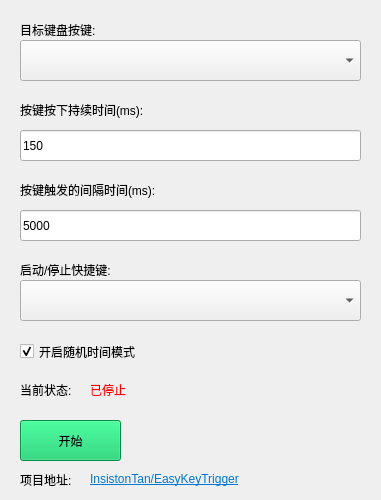
<?xml version="1.0" encoding="UTF-8"?>
<ui version="4.0">
 <class>MainWindow</class>
 <widget class="QMainWindow" name="MainWindow">
  <property name="geometry">
   <rect>
    <x>0</x>
    <y>0</y>
    <width>381</width>
    <height>500</height>
   </rect>
  </property>
  <property name="maximumSize">
   <size>
    <width>381</width>
    <height>500</height>
   </size>
  </property>
  <property name="windowTitle">
   <string/>
  </property>
  <widget class="QWidget" name="centralwidget">
   <widget class="QComboBox" name="comboBox">
    <property name="geometry">
     <rect>
      <x>20</x>
      <y>40</y>
      <width>341</width>
      <height>41</height>
     </rect>
    </property>
    <property name="sizePolicy">
     <sizepolicy hsizetype="Fixed" vsizetype="Preferred">
      <horstretch>0</horstretch>
      <verstretch>0</verstretch>
     </sizepolicy>
    </property>
    <property name="maximumSize">
     <size>
      <width>1000000</width>
      <height>1000000</height>
     </size>
    </property>
    <property name="styleSheet">
     <string notr="true">padding-left: 12px;</string>
    </property>
   </widget>
   <widget class="QLabel" name="label">
    <property name="geometry">
     <rect>
      <x>20</x>
      <y>20</y>
      <width>331</width>
      <height>19</height>
     </rect>
    </property>
    <property name="text">
     <string>目标键盘按键:</string>
    </property>
   </widget>
   <widget class="QLabel" name="label_2">
    <property name="geometry">
     <rect>
      <x>20</x>
      <y>180</y>
      <width>321</width>
      <height>19</height>
     </rect>
    </property>
    <property name="text">
     <string>按键触发的间隔时间(ms):</string>
    </property>
   </widget>
   <widget class="QLineEdit" name="lineEdit">
    <property name="geometry">
     <rect>
      <x>20</x>
      <y>210</y>
      <width>341</width>
      <height>31</height>
     </rect>
    </property>
    <property name="text">
     <string>5000</string>
    </property>
   </widget>
   <widget class="QPushButton" name="pushButton">
    <property name="geometry">
     <rect>
      <x>20</x>
      <y>420</y>
      <width>101</width>
      <height>41</height>
     </rect>
    </property>
    <property name="styleSheet">
     <string notr="true">background-color: rgb(6, 200, 99);</string>
    </property>
    <property name="text">
     <string>开始</string>
    </property>
   </widget>
   <widget class="QLabel" name="label_3">
    <property name="geometry">
     <rect>
      <x>20</x>
      <y>380</y>
      <width>69</width>
      <height>19</height>
     </rect>
    </property>
    <property name="text">
     <string>当前状态: </string>
    </property>
   </widget>
   <widget class="QLabel" name="label_4">
    <property name="geometry">
     <rect>
      <x>90</x>
      <y>380</y>
      <width>81</width>
      <height>19</height>
     </rect>
    </property>
    <property name="styleSheet">
     <string notr="true">color:red;</string>
    </property>
    <property name="text">
     <string>已停止</string>
    </property>
   </widget>
   <widget class="QLineEdit" name="lineEdit_2">
    <property name="geometry">
     <rect>
      <x>20</x>
      <y>130</y>
      <width>341</width>
      <height>31</height>
     </rect>
    </property>
    <property name="text">
     <string>150</string>
    </property>
   </widget>
   <widget class="QLabel" name="label_6">
    <property name="geometry">
     <rect>
      <x>20</x>
      <y>100</y>
      <width>321</width>
      <height>19</height>
     </rect>
    </property>
    <property name="text">
     <string>按键按下持续时间(ms):</string>
    </property>
   </widget>
   <widget class="QCheckBox" name="checkBox">
    <property name="geometry">
     <rect>
      <x>20</x>
      <y>340</y>
      <width>341</width>
      <height>23</height>
     </rect>
    </property>
    <property name="toolTip">
     <string>&lt;html&gt;&lt;head/&gt;&lt;body&gt;&lt;p&gt;按键按下持续时间随机上下浮动五分之一, 例如 150ms, 随机的范围为: 120ms到180ms&lt;/p&gt;&lt;p&gt;按键触发的间隔时间随机上下浮动十分之一, 例如 5000ms, 随机的范围为: 4500ms到5500ms&lt;/p&gt;&lt;/body&gt;&lt;/html&gt;</string>
    </property>
    <property name="text">
     <string>开启随机时间模式</string>
    </property>
    <property name="checked">
     <bool>true</bool>
    </property>
   </widget>
   <widget class="QLabel" name="label_7">
    <property name="geometry">
     <rect>
      <x>20</x>
      <y>470</y>
      <width>69</width>
      <height>19</height>
     </rect>
    </property>
    <property name="text">
     <string>项目地址:</string>
    </property>
   </widget>
   <widget class="QLabel" name="label_8">
    <property name="geometry">
     <rect>
      <x>90</x>
      <y>470</y>
      <width>241</width>
      <height>19</height>
     </rect>
    </property>
    <property name="text">
     <string>&lt;html&gt;&lt;head/&gt;&lt;body&gt;&lt;p&gt;&lt;a href=&quot;https://github.com/InsistonTan/EasyKeyTrigger&quot;&gt;&lt;span style=&quot; text-decoration: underline; color:#0078d4;&quot;&gt;InsistonTan/EasyKeyTrigger&lt;/span&gt;&lt;/a&gt;&lt;/p&gt;&lt;/body&gt;&lt;/html&gt;</string>
    </property>
    <property name="openExternalLinks">
     <bool>true</bool>
    </property>
   </widget>
   <widget class="QLabel" name="label_5">
    <property name="geometry">
     <rect>
      <x>20</x>
      <y>260</y>
      <width>331</width>
      <height>19</height>
     </rect>
    </property>
    <property name="text">
     <string>启动/停止快捷键:</string>
    </property>
   </widget>
   <widget class="QComboBox" name="comboBox_2">
    <property name="geometry">
     <rect>
      <x>20</x>
      <y>280</y>
      <width>341</width>
      <height>41</height>
     </rect>
    </property>
    <property name="sizePolicy">
     <sizepolicy hsizetype="Fixed" vsizetype="Preferred">
      <horstretch>0</horstretch>
      <verstretch>0</verstretch>
     </sizepolicy>
    </property>
    <property name="maximumSize">
     <size>
      <width>1000000</width>
      <height>1000000</height>
     </size>
    </property>
    <property name="styleSheet">
     <string notr="true">padding-left: 12px;</string>
    </property>
   </widget>
  </widget>
 </widget>
 <resources/>
 <connections/>
</ui>
